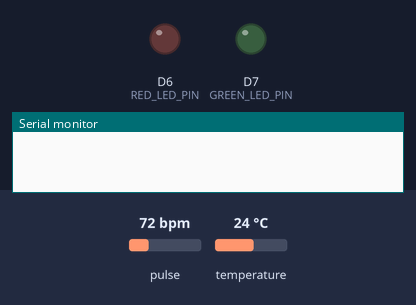
A sketch run on a simulated ESP8266 (NodeMCU). Parts: output pins drawn as LEDs (lit = HIGH), the last lines printed to the serial monitor. Inputs (shaded band) come from the test bench; at power-on: pulse 72 bpm, temperature 24 °C.

Above: at 0.0 s.
At 0.4 s:
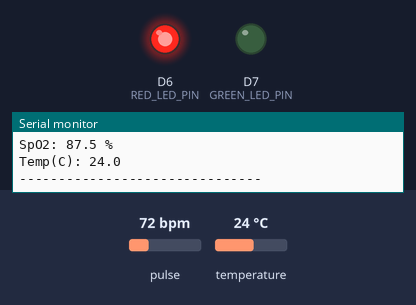
Timing chart, 0 to 1.9 s (numbered marks = the images above):
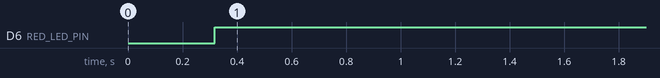

The sketch:

working_heart.ino
```cpp
/*
  Freenove ESP8266 + MAX30105
  Serial-only output (no display, no NeoPixel)
  D2 = SDA (GPIO4), D1 = SCL (GPIO5)
  D6 = RED LED (GPIO12), D7 = GREEN LED (GPIO13)
*/

#include <Arduino.h>
#include <Wire.h>
#include "MAX30105.h"
#include "heartRate.h"

MAX30105 particleSensor;

const int D1 = 5;
const int D2 = 4;
const int RED_LED_PIN   = 12;  // D6
const int GREEN_LED_PIN = 13;  // D7

long lastBeat = 0;
float beatsPerMinute = 0.0;
float spO2 = 0.0;

bool isInhaling = false;
bool isExhaling = false;
long irMovingAverage = 0;
const int smoothingFactor = 20;

const long MIN_IR_VALUE = 5000;
bool fingerDetected = false;

// ---------------- PROTOTYPES ----------------
boolean checkForBeat(long irValue);
float calculateSpO2Simple(long redValue, long irValue);

// ---------------- SETUP ----------------
void setup() {
  Serial.begin(115200);
  delay(300);
  Serial.println();
  Serial.println("Booting Freenove ESP8266 + MAX30105 (serial-only) ...");

  pinMode(RED_LED_PIN, OUTPUT);
  pinMode(GREEN_LED_PIN, OUTPUT);
  digitalWrite(RED_LED_PIN, LOW);
  digitalWrite(GREEN_LED_PIN, LOW);

  Wire.begin(D2, D1); // SDA, SCL

  if (!particleSensor.begin(Wire, I2C_SPEED_FAST)) {
    Serial.println("ERROR: MAX30105 not found. Check wiring and 3.3V power.");
    while (1) {
      digitalWrite(RED_LED_PIN, !digitalRead(RED_LED_PIN));
      delay(500);
    }
  }

  // sensible defaults
  byte ledBrightness = 0x1F;   // 31
  byte sampleAverage = 8;
  byte ledMode = 3;            // Red + IR + Green (use 3 to keep compatibility)
  int sampleRate = 100;
  int pulseWidth = 411;
  int adcRange = 4096;

  particleSensor.setup(ledBrightness, sampleAverage, ledMode, sampleRate, pulseWidth, adcRange);
  particleSensor.enableDIETEMPRDY();

  Serial.println("MAX30105 initialised. Place finger on sensor and keep still.");
}

// ---------------- LOOP ----------------
void loop() {
  long irValue = particleSensor.getIR();
  long redValue = particleSensor.getRed();

  // finger detection
  fingerDetected = (irValue > MIN_IR_VALUE);

  Serial.print("IR=");
  Serial.print(irValue);
  Serial.print("  RED=");
  Serial.print(redValue);
  Serial.print("  Finger=");
  Serial.println(fingerDetected ? "YES" : "NO");

  if (fingerDetected) {
    // BPM detection
    if (checkForBeat(irValue)) {
      long delta = millis() - lastBeat;
      if (delta > 300) {
        lastBeat = millis();
        float bpm = 60.0 / (delta / 1000.0);
        if (bpm > 40 && bpm < 180) {
          beatsPerMinute = bpm;
          Serial.print("Detected beat. BPM=");
          Serial.println(beatsPerMinute);
        }
      }
    }

    // SpO2
    spO2 = calculateSpO2Simple(redValue, irValue);
    float temperatureC = particleSensor.readTemperature();

    // simple inhale/exhale detection (based on IR moving average)
    irMovingAverage = (irMovingAverage * (smoothingFactor - 1) + irValue) / smoothingFactor;

    if (irValue < irMovingAverage - 300) {
      if (!isInhaling) {
        isInhaling = true;
        isExhaling = false;
        Serial.println("Respiration: Inhale");
        digitalWrite(GREEN_LED_PIN, HIGH);
        digitalWrite(RED_LED_PIN, LOW);
      }
    } else if (irValue > irMovingAverage + 300) {
      if (!isExhaling) {
        isExhaling = true;
        isInhaling = false;
        Serial.println("Respiration: Exhale");
        digitalWrite(RED_LED_PIN, HIGH);
        digitalWrite(GREEN_LED_PIN, LOW);
      }
    }

    // periodic status print (BPM, SpO2, Temp)
    Serial.print("BPM: ");
    if (beatsPerMinute > 0.0) Serial.println(beatsPerMinute);
    else Serial.println("N/A");

    Serial.print("SpO2: ");
    Serial.print(spO2, 1);
    Serial.println(" %");

    Serial.print("Temp(C): ");
    Serial.println(temperatureC, 1);
  } else {
    // no finger: LEDs off, reset respiration flags
    digitalWrite(RED_LED_PIN, LOW);
    digitalWrite(GREEN_LED_PIN, LOW);
    isInhaling = false;
    isExhaling = false;
    Serial.println("No finger detected. Place finger on sensor.");
  }

  Serial.println("-------------------------------");
  delay(700); // adjust loop pace as needed
}

// ---------------- checkForBeat ----------------
// Simple derivative-based beat detection used in original sketch
boolean checkForBeat(long irValue) {
  static long prevIrValue = 0;
  static boolean prevState = false;

  boolean beatDetected = (irValue > prevIrValue + 20) && prevState && (millis() - lastBeat > 300);
  prevIrValue = irValue;
  prevState = (irValue > MIN_IR_VALUE);

  return beatDetected;
}

// ---------------- calculateSpO2Simple ----------------
float calculateSpO2Simple(long redValue, long irValue) {
  if (irValue == 0) return 0.0;
  float ratio = (float)redValue / (float)irValue;
  float spO2 = 110.0 - (25.0 * ratio);
  return constrain(spO2, 0.0, 100.0);
}
```

Measured:
- by itself, D6 (RED_LED_PIN): LOW → HIGH at 0.32 s
